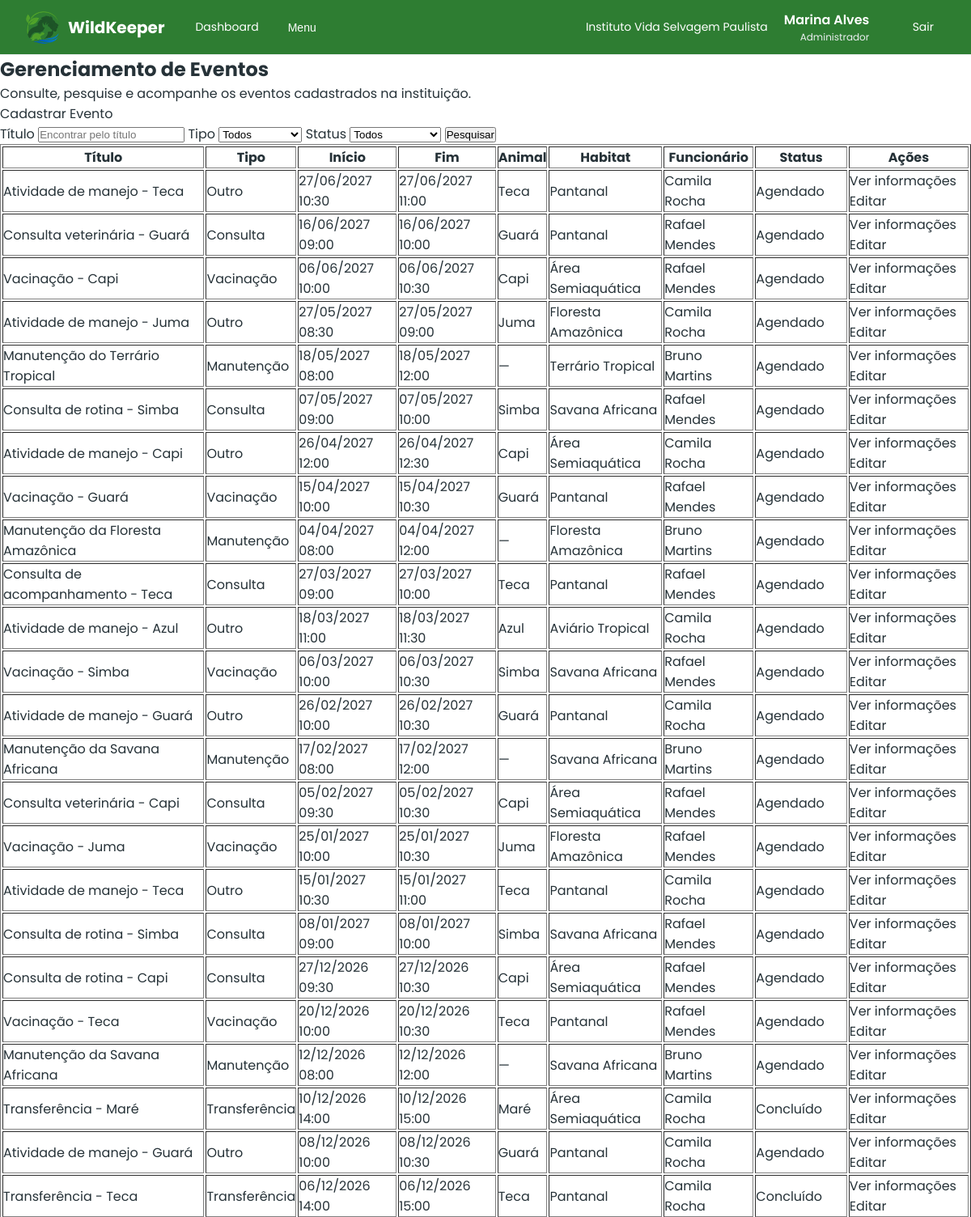
The app's page /src/eventos/index.php (signed in, upper part) with its own data.
### tables this page shows
CREATE TABLE

    IF NOT EXISTS eventos (

        id INT PRIMARY KEY AUTO_INCREMENT,

        titulo VARCHAR(255) NOT NULL,

        descricao TEXT,

        tipo ENUM (

            'Consulta',

            'Vacinação',
'Manutenção',

            'Transferência',

            'Outro'

        ) NOT NULL,

        data_inicio DATETIME NOT NULL,

        data_fim DATETIME NOT NULL,

        animal_id INT DEFAULT NULL,

        habitat_id INT DEFAULT NULL,

        funcionario_id INT NOT NULL,

        status ENUM (

            'Agendado',

            'Em andamento',

            'Concluído',

            'Cancelado'

        ) NOT NULL DEFAULT 'Agendado',

        instituicao_id INT NOT NULL,

        FOREIGN KEY (animal_id) REFERENCES animais (id),

        FOREIGN KEY (habitat_id) REFERENCES habitats (id),

        FOREIGN KEY (funcionario_id) REFERENCES users (id),

        FOREIGN KEY (instituicao_id) REFERENCES instituicoes (id),
        CONSTRAINT chk_eventos_associacoes CHECK (
            (tipo IN ('Consulta', 'Vacinação') AND animal_id IS NOT NULL)
            OR (tipo = 'Manutenção' AND habitat_id IS NOT NULL)
            OR (tipo = 'Transferência' AND animal_id IS NOT NULL AND habitat_id IS NOT NULL)
            OR (tipo = 'Outro')
        ),

        created_at TIMESTAMP DEFAULT CURRENT_TIMESTAMP,

        updated_at TIMESTAMP DEFAULT CURRENT_TIMESTAMP ON UPDATE CURRENT_TIMESTAMP

    );

CREATE TABLE

    IF NOT EXISTS animais (

        id INT PRIMARY KEY AUTO_INCREMENT,

        nome VARCHAR(100) NOT NULL,

        sexo ENUM ('Masculino', 'Feminino', 'Indeterminado'),

        data_nascimento DATE DEFAULT NULL,

        data_chegada DATE DEFAULT NULL,

        peso DECIMAL(10, 3) NOT NULL,  

        altura DECIMAL(10, 3) NOT NULL,  

        microchip VARCHAR(20) NOT NULL UNIQUE,

        observacoes TEXT,

        especie_id INT NOT NULL,

        habitat_id INT NOT NULL,

        status_id INT NOT NULL,

        saude_status_id INT NOT NULL,

        instituicao_id INT NOT NULL,

        FOREIGN KEY (especie_id) REFERENCES especies (id),

        FOREIGN KEY (habitat_id) REFERENCES habitats (id),

        FOREIGN KEY (status_id) REFERENCES status_animais (id),

        FOREIGN KEY (saude_status_id) REFERENCES saude_status (id),

        FOREIGN KEY (instituicao_id) REFERENCES instituicoes (id),

        created_at TIMESTAMP DEFAULT CURRENT_TIMESTAMP,

        updated_at TIMESTAMP DEFAULT CURRENT_TIMESTAMP ON UPDATE CURRENT_TIMESTAMP

    );

CREATE TABLE

    IF NOT EXISTS habitats (

        id INT PRIMARY KEY AUTO_INCREMENT,

        nome VARCHAR(50) NOT NULL,

        descricao TEXT NOT NULL,

        bioma VARCHAR(50) NOT NULL,

        temperatura DECIMAL(5, 2) NOT NULL,  

        umidade DECIMAL(5, 2) NOT NULL,  

        capacidade INT NOT NULL,  

        status ENUM ('Ativo', 'Em manutenção', 'Interditado') DEFAULT 'Ativo',

        instituicao_id INT NOT NULL,

        FOREIGN KEY (instituicao_id) REFERENCES instituicoes (id),

        created_at TIMESTAMP DEFAULT CURRENT_TIMESTAMP,

        updated_at TIMESTAMP DEFAULT CURRENT_TIMESTAMP ON UPDATE CURRENT_TIMESTAMP

    );

CREATE TABLE

    IF NOT EXISTS users (

        id INT PRIMARY KEY AUTO_INCREMENT,

        nome VARCHAR(100) NOT NULL,

        cpf VARCHAR(14) NOT NULL UNIQUE,

        data_nascimento DATE NOT NULL,

        genero ENUM (

            'Masculino',

            'Feminino',

            'Não-binário',

            'Outro',

            'Prefiro não informar'

        ) NOT NULL,

        telefone VARCHAR(20) NOT NULL UNIQUE,

        email VARCHAR(100) NOT NULL UNIQUE,

        senha_hash VARCHAR(255) NOT NULL,

        cargo_id INT NOT NULL,

        status ENUM ('Ativo', 'Férias', 'Afastado', 'Desligado') DEFAULT 'Ativo',

        instituicao_id INT NOT NULL,

        FOREIGN KEY (cargo_id) REFERENCES cargos (id),

        FOREIGN KEY (instituicao_id) REFERENCES instituicoes (id),

        created_at TIMESTAMP DEFAULT CURRENT_TIMESTAMP,

        updated_at TIMESTAMP DEFAULT CURRENT_TIMESTAMP ON UPDATE CURRENT_TIMESTAMP

    );

### src/includes/autenticacao.php (called while the page is built, shortened)
<?php
function nivelMinimo($nivel) {
    return $_SESSION['nivel'] >= $nivel;
}

### src/eventos/index.php (the view, shortened to what this page needs)
<?php
include "../includes/autenticacao.php";
$tituloFiltrado = trim($_GET['titulo'] ?? "");
$sql = "SELECT
    eventos.id,
    eventos.titulo,
    eventos.descricao,
    eventos.tipo,
    eventos.data_inicio,
    eventos.data_fim,
    eventos.status,
    eventos.animal_id,
    eventos.habitat_id,
    animais.nome AS animal_nome,
    habitats.nome AS habitat_nome,
    eventos.funcionario_id,
    users.nome AS funcionario_nome
FROM eventos
LEFT JOIN animais ON animais.id = eventos.animal_id
LEFT JOIN habitats ON habitats.id = eventos.habitat_id
INNER JOIN users ON users.id = eventos.funcionario_id
WHERE eventos.instituicao_id = ?";
$params = [
    $_SESSION['instituicao_id']
];
$types = "i";
$sql .= " ORDER BY eventos.data_inicio DESC";
$stmt = $conexao->prepare($sql);
$stmt->bind_param($types, ...$params);
$stmt->execute();
$result = $stmt->get_result();
?>
<!DOCTYPE html>
<html lang="pt-br">
<head>
    <link rel="stylesheet" href="../../assets/css/reset.css">
    <link rel="stylesheet" href="../../assets/css/dashboard_global.css">
    <link rel="stylesheet" href="../../assets/css/tabela.css">
</head>
<body>
    <?php include "../includes/dashboard-header.php" ?>
    <main>
        <section>
            <h1>Gerenciamento de Eventos</h1>
            <p>Consulte, pesquise e acompanhe os eventos cadastrados na instituição.</p>
            <?php if (nivelMinimo(40)): ?>
                <a href="cadastrar_evento.php">Cadastrar Evento</a>
            <?php endif; ?>
            <form action="index.php" method="get">
                <label for="titulo">Título</label>
                <input type="text" data-pesquisa="titulo" data-campos="titulo" name="titulo" id="titulo" placeholder="Encontrar pelo título" value="<?= htmlspecialchars($tituloFiltrado) ?>">
                <label for="tipo">Tipo</label>
                <select name="tipo" id="tipo">
                    <option value="">Todos</option>
                </select>
                <label for="status">Status</label>
                <select name="status" id="status">
                    <option value="">Todos</option>
                </select>
                <button type="submit">Pesquisar</button>
            </form>
            <table border="1" id="tabela">
                <thead>
                    <tr>
                        <th>Título</th>
                        <th>Tipo</th>
                        <th>Início</th>
                        <th>Fim</th>
                        <th>Animal</th>
                        <th>Habitat</th>
                        <th>Funcionário</th>
                        <th>Status</th>
                        <th>Ações</th>
                    </tr>
                </thead>
                <tbody>
                    <?php if ($result->num_rows > 0): ?>
                        <?php while ($evento = $result->fetch_assoc()): ?>
                            <tr>
                                <td data-campo="titulo"><?= htmlspecialchars($evento['titulo']) ?></td>
                                <td><?= htmlspecialchars($evento['tipo']) ?></td>
                                <td><?= date("d/m/Y H:i", strtotime($evento['data_inicio'])) ?></td>
                                <td><?= date("d/m/Y H:i", strtotime($evento['data_fim'])) ?></td>
                                <td>
                                    <?= $evento['animal_nome'] ? htmlspecialchars($evento['animal_nome']) : "—" ?>
                                </td>
                                <td>
                                    <?= $evento['habitat_nome'] ? htmlspecialchars($evento['habitat_nome']) : "—" ?>
                                </td>
                                <td><?= htmlspecialchars($evento['funcionario_nome']) ?></td>
                                <td><?= htmlspecialchars($evento['status']) ?></td>
                                <td>
                                    <a href="mostrar_evento.php?id=<?= $evento['id'] ?>">Ver informações</a>
                                    <a href="editar_evento.php?id=<?= $evento['id'] ?>">Editar</a>
                                </td>
                            </tr>
                        <?php endwhile; ?>
                    <?php else: ?>
                        <tr>
                            <td colspan="9">Nenhum evento encontrado.</td>
                        </tr>
                    <?php endif; ?>
                </tbody>
            </table>
        </section>
    </main>
</body>
</html>

### records on screen
eventos: titulo "Atividade de manejo - Teca", tipo "Outro", data_inicio "27/06/2027 10:30", data_fim "27/06/2027 11:00", animal.nome "Teca", habitat.nome "Pantanal", funcionario.nome "Camila Rocha", status "Agendado"
eventos: titulo "Consulta veterinária - Guará", tipo "Consulta", data_inicio "16/06/2027 09:00", data_fim "16/06/2027 10:00", animal.nome "Guará", habitat.nome "Pantanal", funcionario.nome "Rafael Mendes", status "Agendado"
eventos: titulo "Vacinação - Capi", tipo "Vacinação", data_inicio "06/06/2027 10:00", data_fim "06/06/2027 10:30", animal.nome "Capi", habitat.nome "Área Semiaquática", funcionario.nome "Rafael Mendes", status "Agendado"
eventos: titulo "Atividade de manejo - Juma", tipo "Outro", data_inicio "27/05/2027 08:30", data_fim "27/05/2027 09:00", animal.nome "Juma", habitat.nome "Floresta Amazônica", funcionario.nome "Camila Rocha", status "Agendado"
eventos: titulo "Manutenção do Terrário Tropical", tipo "Manutenção", data_inicio "18/05/2027 08:00", data_fim "18/05/2027 12:00", habitat.nome "Terrário Tropical", funcionario.nome "Bruno Martins", status "Agendado"
eventos: titulo "Consulta de rotina - Simba", tipo "Consulta", data_inicio "07/05/2027 09:00", data_fim "07/05/2027 10:00", animal.nome "Simba", habitat.nome "Savana Africana", funcionario.nome "Rafael Mendes", status "Agendado"
eventos: titulo "Atividade de manejo - Capi", tipo "Outro", data_inicio "26/04/2027 12:00", data_fim "26/04/2027 12:30", animal.nome "Capi", habitat.nome "Área Semiaquática", funcionario.nome "Camila Rocha", status "Agendado"
eventos: titulo "Vacinação - Guará", tipo "Vacinação", data_inicio "15/04/2027 10:00", data_fim "15/04/2027 10:30", animal.nome "Guará", habitat.nome "Pantanal", funcionario.nome "Rafael Mendes", status "Agendado"
eventos: titulo "Manutenção da Floresta Amazônica", tipo "Manutenção", data_inicio "04/04/2027 08:00", data_fim "04/04/2027 12:00", habitat.nome "Floresta Amazônica", funcionario.nome "Bruno Martins", status "Agendado"
eventos: titulo "Consulta de acompanhamento - Teca", tipo "Consulta", data_inicio "27/03/2027 09:00", data_fim "27/03/2027 10:00", animal.nome "Teca", habitat.nome "Pantanal", funcionario.nome "Rafael Mendes", status "Agendado"
eventos: titulo "Atividade de manejo - Azul", tipo "Outro", data_inicio "18/03/2027 11:00", data_fim "18/03/2027 11:30", animal.nome "Azul", habitat.nome "Aviário Tropical", funcionario.nome "Camila Rocha", status "Agendado"
eventos: titulo "Vacinação - Simba", tipo "Vacinação", data_inicio "06/03/2027 10:00", data_fim "06/03/2027 10:30", animal.nome "Simba", habitat.nome "Savana Africana", funcionario.nome "Rafael Mendes", status "Agendado"
eventos: titulo "Atividade de manejo - Guará", tipo "Outro", data_inicio "26/02/2027 10:00", data_fim "26/02/2027 10:30", animal.nome "Guará", habitat.nome "Pantanal", funcionario.nome "Camila Rocha", status "Agendado"
eventos: titulo "Manutenção da Savana Africana", tipo "Manutenção", data_inicio "17/02/2027 08:00", data_fim "17/02/2027 12:00", habitat.nome "Savana Africana", funcionario.nome "Bruno Martins", status "Agendado"
eventos: titulo "Consulta veterinária - Capi", tipo "Consulta", data_inicio "05/02/2027 09:30", data_fim "05/02/2027 10:30", animal.nome "Capi", habitat.nome "Área Semiaquática", funcionario.nome "Rafael Mendes", status "Agendado"
eventos: titulo "Vacinação - Juma", tipo "Vacinação", data_inicio "25/01/2027 10:00", data_fim "25/01/2027 10:30", animal.nome "Juma", habitat.nome "Floresta Amazônica", funcionario.nome "Rafael Mendes", status "Agendado"
eventos: titulo "Atividade de manejo - Teca", tipo "Outro", data_inicio "15/01/2027 10:30", data_fim "15/01/2027 11:00", animal.nome "Teca", habitat.nome "Pantanal", funcionario.nome "Camila Rocha", status "Agendado"
eventos: titulo "Consulta de rotina - Simba", tipo "Consulta", data_inicio "08/01/2027 09:00", data_fim "08/01/2027 10:00", animal.nome "Simba", habitat.nome "Savana Africana", funcionario.nome "Rafael Mendes", status "Agendado"
eventos: titulo "Consulta de rotina - Capi", tipo "Consulta", data_inicio "27/12/2026 09:30", data_fim "27/12/2026 10:30", animal.nome "Capi", habitat.nome "Área Semiaquática", funcionario.nome "Rafael Mendes", status "Agendado"
eventos: titulo "Vacinação - Teca", tipo "Vacinação", data_inicio "20/12/2026 10:00", data_fim "20/12/2026 10:30", animal.nome "Teca", habitat.nome "Pantanal", funcionario.nome "Rafael Mendes", status "Agendado"
eventos: titulo "Manutenção da Savana Africana", tipo "Manutenção", data_inicio "12/12/2026 08:00", data_fim "12/12/2026 12:00", habitat.nome "Savana Africana", funcionario.nome "Bruno Martins", status "Agendado"
eventos: titulo "Transferência - Maré", tipo "Transferência", data_inicio "10/12/2026 14:00", data_fim "10/12/2026 15:00", animal.nome "Maré", habitat.nome "Área Semiaquática", funcionario.nome "Camila Rocha", status "Concluído"
eventos: titulo "Atividade de manejo - Guará", tipo "Outro", data_inicio "08/12/2026 10:00", data_fim "08/12/2026 10:30", animal.nome "Guará", habitat.nome "Pantanal", funcionario.nome "Camila Rocha", status "Agendado"
eventos: titulo "Transferência - Teca", tipo "Transferência", data_inicio "06/12/2026 14:00", data_fim "06/12/2026 15:00", animal.nome "Teca", habitat.nome "Pantanal", funcionario.nome "Camila Rocha", status "Concluído"

### other values on screen
$_SESSION['instituicao_nome'] "Instituto Vida Selvagem Paulista"
$_SESSION['nome'] "Marina Alves"
$_SESSION['cargo_nome'] "Administrador"
